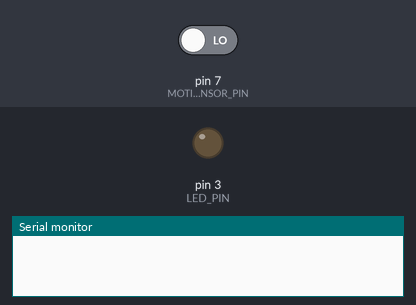
Recording of a sketch running on a simulated Arduino Uno, built with avr-gcc and run on an emulated ATmega328P. On the bench: output pins drawn as LEDs (lit = HIGH), the last lines printed to the serial monitor. The test bench sets the inputs (shaded band); at power-on: pin 7 (MOTION_SENSOR_PIN) LOW.

Above: at 1.2 s.
1.3 s: pin 7 (MOTION_SENSOR_PIN) driven HIGH
At 1.9 s:
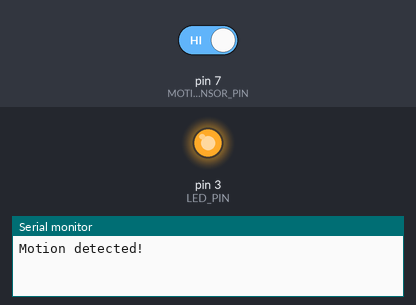
2.8 s: pin 7 (MOTION_SENSOR_PIN) driven LOW
At 4.2 s:
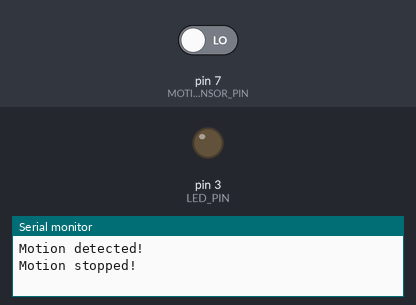
Timing chart, 0 to 5.8 s (numbered marks = the images above; inputs shaded):
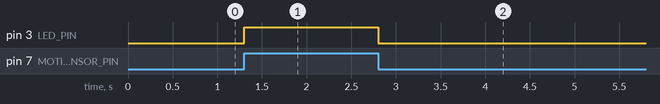

The sketch:

Motion_Sensor_Triggers_LED_Code.ino
```cpp
const int MOTION_SENSOR_PIN = 7;   // Arduino pin connected to the OUTPUT pin of motion sensor
const int LED_PIN           = 3;   // Arduino pin connected to LED's pin
int motionStateCurrent      = LOW; // current  state of motion sensor's pin
int motionStatePrevious     = LOW; // previous state of motion sensor's pin

void setup() {
  Serial.begin(9600);                // initialize serial
  pinMode(MOTION_SENSOR_PIN, INPUT); // set arduino pin to input mode
  pinMode(LED_PIN, OUTPUT);          // set arduino pin to output mode
}

void loop() {
  motionStatePrevious = motionStateCurrent;             // store old state
  motionStateCurrent  = digitalRead(MOTION_SENSOR_PIN); // read new state

  if (motionStatePrevious == LOW && motionStateCurrent == HIGH) { // pin state change: LOW -> HIGH
    Serial.println("Motion detected!");
    digitalWrite(LED_PIN, HIGH); // turn on
  }
  else
  if (motionStatePrevious == HIGH && motionStateCurrent == LOW) { // pin state change: HIGH -> LOW
    Serial.println("Motion stopped!");
    digitalWrite(LED_PIN, LOW);  // turn off
  }
} 
```

Measured:
- after the input at 1.3 s, pin 3 (LED_PIN): LOW → HIGH at once
- after the input at 2.8 s, pin 3 (LED_PIN): HIGH → LOW at once
